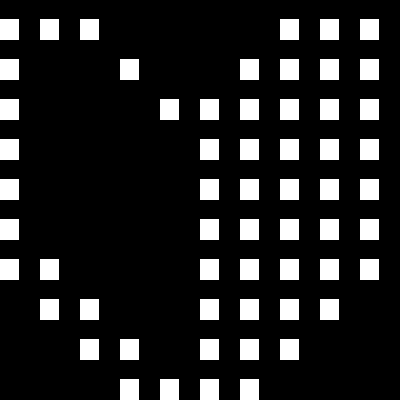

This game map was drawn from its Tiled (.tmx) file and the tilesets committed beside it. A one-line description and the trimmed map source follow:
An orthogonal 10x10 tile map with 40x40 px tiles, 1 tile layer (Layer 1).

<map version="1.0" orientation="orthogonal" width="10" height="10" tilewidth="40" tileheight="40">
 <tileset firstgid="1" name="texture" tilewidth="40" tileheight="40" spacing="4" margin="4">
  <image source="texture.png" />
 </tileset>
 <layer name="Layer 1" width="10" height="10">
  <data>[100 cells, 59 non-empty, 1 distinct tile ids]</data>
 </layer>
</map>
